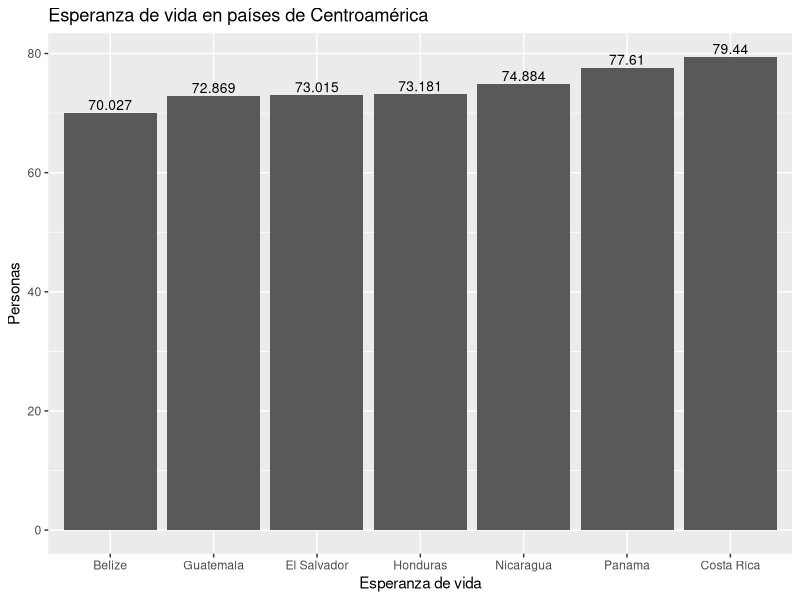
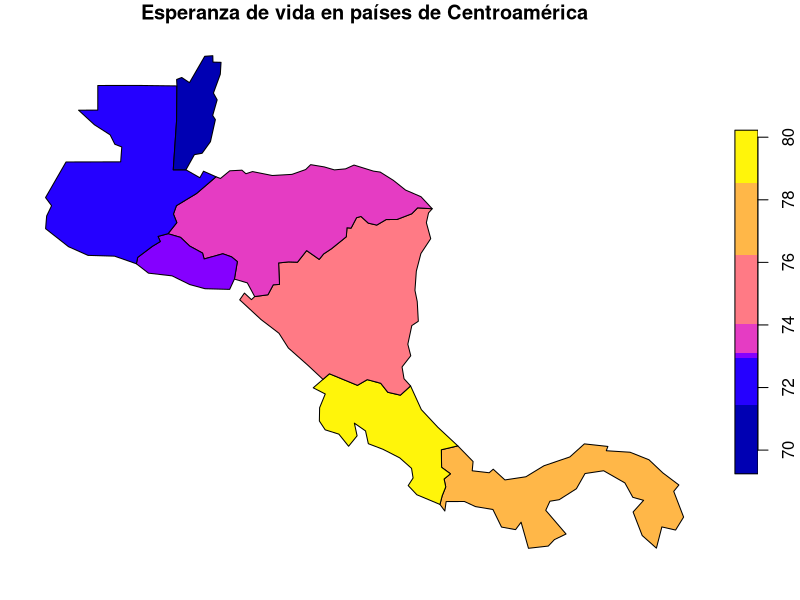
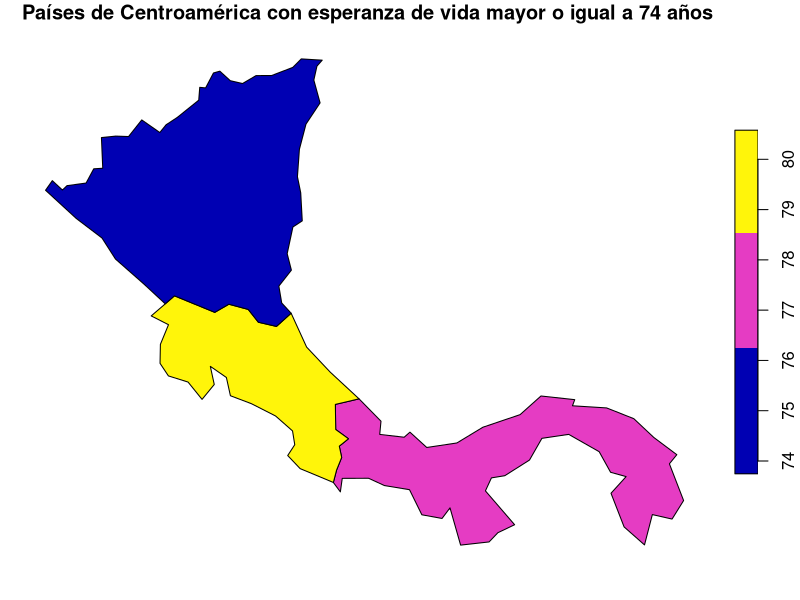

Here is the R script that generated these plots, in order:
## ---- chunk 1
knitr::opts_chunk$set(echo = TRUE)
## ---- chunk 2
# Paquete para generación de documentos (ej. HTML)


# Paquete para formateo de tablas
library(kableExtra)

# Paquete de graficación
library(ggplot2)

# Paquete de manejo de datos geoespaciales vectoriales
library(sf)

# Paquete con conjuntos de datos geoespaciales
library(spData)
## ---- chunk 3
names(world)
## ---- chunk 4
kable(
  world[1:10, 1:5, drop = TRUE], 
  caption="Datos demográficos de los países del mundo"
)
## ---- chunk 5
kable(
  world[1:10, c("name_long","continent","pop","lifeExp","gdpPercap"), drop = TRUE], 
  col.names=c("País","Continente","Población","Esperanza de vida","Renta per cápita"),  
  caption="Datos demográficos de los países del mundo"
)
## ---- chunk 6
# Se extraen las observaciones ordenadas por orden alfabético de país
world.orden <- order(world$name_long)

# Se genera un nuevo data frame ordenado
world.ordenadoxpais <- world[world.orden,]

# Se formatea la tabla con el nuevo data frame
kable(
  world.ordenadoxpais[, c("name_long","continent","pop","lifeExp","gdpPercap"), drop = TRUE], 
  col.names=c("País","Continente","Población","Esperanza de vida","Renta per cápita"),  
  caption="Datos demográficos de los países del mundo"
) %>%
kable_styling() %>%
scroll_box(
  width = "800px", 
  height = "500px", 
  fixed_thead = TRUE
)
## ---- chunk 7
# Se extraen las observaciones correspondientes a los países de Centroamérica
centro_america = world[world$name_long == "Belize" |
                       world$name_long == "Guatemala" |
                       world$name_long == "Honduras" |
                       world$name_long == "El Salvador" |
                       world$name_long == "Nicaragua" |
                       world$name_long == "Costa Rica" |
                       world$name_long == "Panama"
                       , ]

# Se formatea la tabla con el nuevo data frame
kable(
  centro_america[, c("name_long","continent","pop","lifeExp","gdpPercap"), drop = TRUE], 
  col.names=c("País","Continente","Población","Esperanza de vida","Renta per cápita"),  
  caption="Datos demográficos de los países de Centroamérica"
) %>%
kable_styling()
## ---- chunk 8
ggplot(centro_america, aes(x=reorder(name_long,lifeExp), y=lifeExp)) +
   ggtitle("Esperanza de vida en países de Centroamérica") +
   xlab("Esperanza de vida") + 
   ylab("Personas") +  
   geom_col() +
   geom_text(aes(label=lifeExp), vjust=-0.3, size=3.5)
## ---- chunk 9
 plot(centro_america["lifeExp"], main="Esperanza de vida en países de Centroamérica")
## ---- chunk 10
#se extraen los datos de los países centroamericanos con esperanza de vida mayor o igual a 74 años
mayor_igual_74_anos = world[world$name_long == "Nicaragua" |
                       world$name_long == "Costa Rica" |
                       world$name_long == "Panama"
                       , ]
# Se formatea la tabla con el nuevo data frame
kable(
  mayor_igual_74_anos[, c("name_long","continent","pop","lifeExp","gdpPercap"), drop = TRUE], 
  col.names=c("País","Continente","Población","Esperanza de vida","Renta per cápita"),  
  caption="Datos demográficos de los países de Centroamérica"
) %>%
kable_styling()

#se genera el mapa de coropletas
plot(mayor_igual_74_anos["lifeExp"], main=" Países de Centroamérica con esperanza de vida mayor o igual a 74 años")
